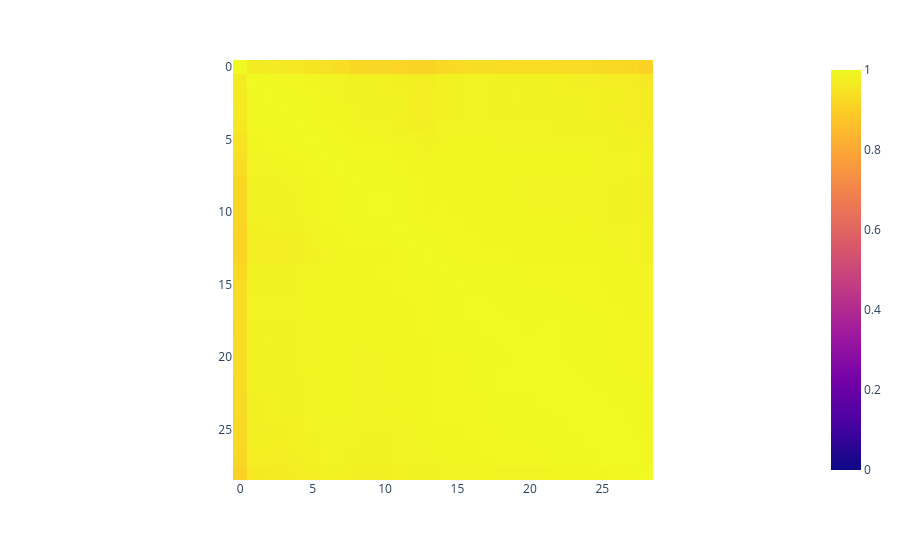

The notebook cell this image was saved under:
### Code cell
layer_ffts = []
for layer_idx in range(len(all_representations)):
    representations = all_representations[layer_idx].cpu()
    repr_pca, explained_var = pca(representations.float(), low_dim=100)
    repr_fft = fourier(repr_pca).abs().T.sum(dim=0)
    layer_ffts.append(repr_fft)

layer_ffts = torch.stack(layer_ffts)
fft_correlations = torch.corrcoef(layer_ffts)

plotly.express.imshow(
    # correlations (similarity) between layers' Fourier spectra
    fft_correlations,
    zmin=0,
    zmax=1,
)

### Figure 1 — Plotly figure (JSON) as saved in the notebook; plotly's stock layout.template omitted (floating-point values rounded to 4 significant figures; data arrays with more than 128 entries replaced by an {"elided": "..."} marker saying what was removed)
{"data": [{"coloraxis": "coloraxis", "hovertemplate": "x: %{x}<br>y: %{y}<br>color: %{z}<extra></extra>", "name": "0", "type": "heatmap", "xaxis": "x", "yaxis": "y", "z": {"elided": "29x29 float values"}}], "layout": {"coloraxis": {"cmax": 1, "cmin": 0, "colorscale": [[0.0, "#0d0887"], [0.1111, "#46039f"], [0.2222, "#7201a8"], [0.3333, "#9c179e"], [0.4444, "#bd3786"], [0.5556, "#d8576b"], [0.6667, "#ed7953"], [0.7778, "#fb9f3a"], [0.8889, "#fdca26"], [1.0, "#f0f921"]]}, "margin": {"t": 60}, "xaxis": {"anchor": "y", "constrain": "domain", "domain": [0.0, 1.0], "scaleanchor": "y"}, "yaxis": {"anchor": "x", "autorange": "reversed", "constrain": "domain", "domain": [0.0, 1.0]}}}
